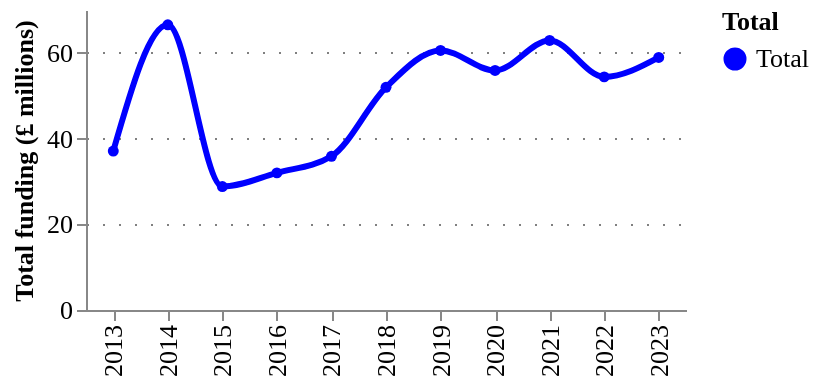

Notebook source saved alongside this figure:
### Code cell
fig = pu.ts_smooth(
    ts_amounts.assign(Total="Total").assign(amount = lambda df: df.amount/1000),
    ["Total"],
    variable= "amount",
    variable_title = "Total funding (£ millions)",
    category_column = "Total",
    width = 300,
    height = 150,
    legend_orient='right',
)
pu.configure_plots(fig)

### Figure 1 — Vega-Lite specification as saved in the notebook (floating-point values rounded to 4 significant figures)
{"config": {"title": {"font": "Averta", "anchor": "start"}, "subtitle": {"font": "Averta"}, "axis": {"labelFont": "Averta", "titleFont": "Averta", "gridColor": "grey", "gridDash": [1, 7], "labelFontSize": 13, "titleFontSize": 13}, "header": {"labelFont": "Averta", "titleFont": "Averta"}, "legend": {"labelFont": "Averta", "titleFont": "Averta", "labelFontSize": 13, "titleFontSize": 13}, "range": {"category": ["#0000FF", "#FDB633", "#18A48C", "#9A1BBE", "#EB003B", "#FF6E47", "#646363", "#0F294A", "#97D9E3", "#A59BEE", "#F6A4B7", "#D2C9C0", "#FFFFFF", "#000000"], "ordinal": {"scheme": ["#0000FF", "#FDB633", "#18A48C", "#9A1BBE", "#EB003B", "#FF6E47", "#646363", "#0F294A", "#97D9E3", "#A59BEE", "#F6A4B7", "#D2C9C0", "#FFFFFF", "#000000"]}}, "view": {"strokeWidth": 0}}, "data": {"name": "data-4b6f0dc3c6870b377aa6cd103ea7c3b0"}, "mark": {"type": "line", "interpolate": "monotone", "point": {"filled": true, "size": 30}, "size": 3, "strokeDash": [0]}, "encoding": {"color": {"field": "Total", "legend": {"orient": "right"}, "scale": {}, "type": "nominal"}, "tooltip": [{"field": "year", "title": "Year", "type": "ordinal"}, {"field": "Total", "type": "nominal"}, {"field": "amount", "format": ".3f", "title": "Total funding (£ millions)", "type": "quantitative"}], "x": {"field": "year", "title": "", "type": "ordinal"}, "y": {"field": "amount", "title": "Total funding (£ millions)", "type": "quantitative"}}, "height": 150, "title": {"anchor": "start", "text": "", "fontSize": 14, "subtitle": "", "subtitleFont": "Averta", "subtitleFontSize": 13}, "width": 300, "$schema": "https://vega.github.io/schema/vega-lite/v4.17.0.json", "datasets": {"data-4b6f0dc3c6870b377aa6cd103ea7c3b0": [{"year": 2013, "amount": 37.1, "Total": "Total"}, {"year": 2014, "amount": 66.54, "Total": "Total"}, {"year": 2015, "amount": 28.81, "Total": "Total"}, {"year": 2016, "amount": 31.99, "Total": "Total"}, {"year": 2017, "amount": 35.87, "Total": "Total"}, {"year": 2018, "amount": 51.96, "Total": "Total"}, {"year": 2019, "amount": 60.56, "Total": "Total"}, {"year": 2020, "amount": 55.89, "Total": "Total"}, {"year": 2021, "amount": 62.9, "Total": "Total"}, {"year": 2022, "amount": 54.39, "Total": "Total"}, {"year": 2023, "amount": 58.93, "Total": "Total"}]}}
